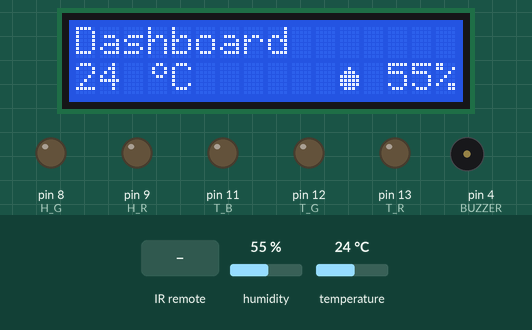
The sketch below on a simulated Arduino Uno, built with avr-gcc and run on an emulated ATmega328P. On the bench: 16×2 character LCD, output pins drawn as LEDs (lit = HIGH), buzzer (waves = sounding). The test bench sets the inputs (shaded band); at power-on: humidity 55 %, temperature 24 °C. What the sketch prints to the serial monitor is not drawn.

Above: at 1.3 s.
1.4 s: infrared code 0xFFA25D received
At 1.9 s:
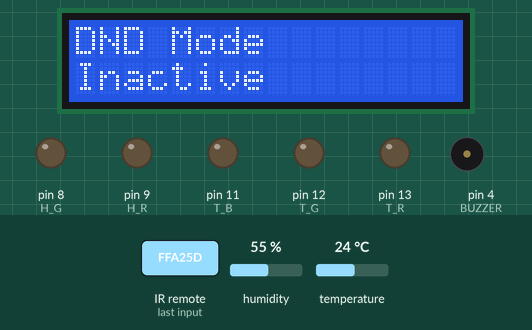
3.1 s: infrared code 0xFFE01F received
At 4.4 s:
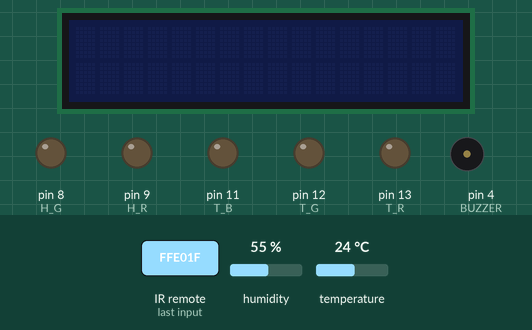
4.8 s: infrared code 0xFF629D received
At 5.7 s:
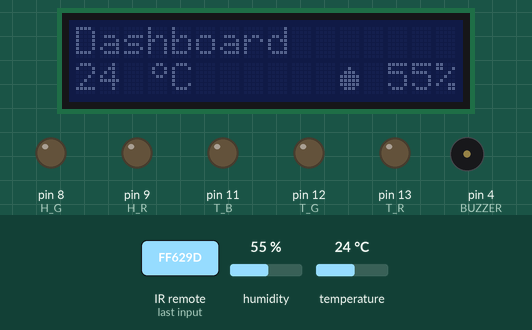
6.5 s: infrared code 0xFFE21D received
At 7.9 s:
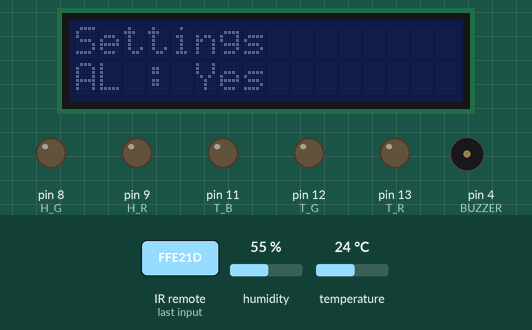
8.2 s: infrared code 0xFF906F received
At 9.4 s:
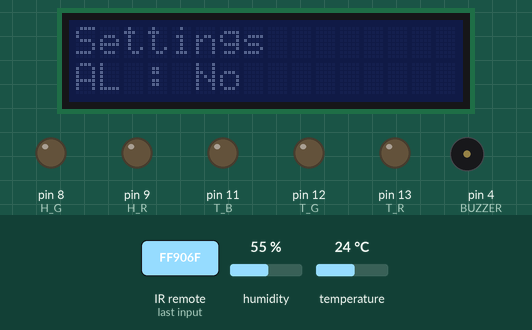
9.9 s: infrared code 0xFFA857 received
At 10.7 s:
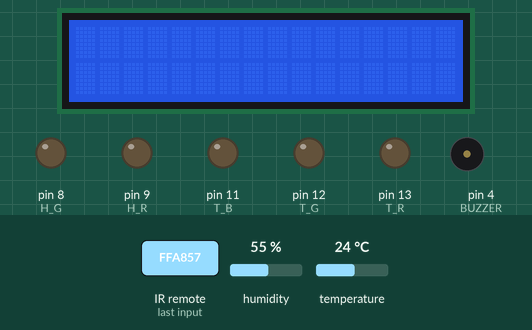
Timing chart, 0 to 12.6 s (numbered marks = the images above; inputs shaded):
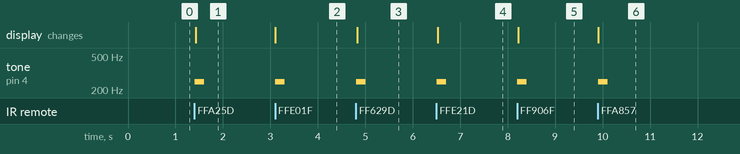

The sketch:

Home_Climate_Control_v1.ino
```cpp
#include <Wire.h>
#include <DHT.h>
#include <EEPROM.h>
#include <Arduino.h>
#include <IRremote.h>
#include <LiquidCrystal_I2C.h>

/** Main Configurations **/
#define SERIAL_SPEED 115200

/** Pins configurations **/
#define IR_REMOTE_PIN 6
#define DHT_11_PIN 7
#define BUZZER 4

// Temperature LED Pins
#define T_R 13
#define T_G 12
#define T_B 11

// Humidity LED Pins
#define H_R 9
#define H_G 8
#define H_B 7

int mode = 1;
int tLED[] = {T_R, T_G, T_B};
int hLED[] = {H_R, H_G, H_B};
unsigned long irValue = 0;

int measurements[] = {0, 0};

bool tOrHChange = true;
bool alChange = true;
bool dndChange = true;

bool dnd = false;
bool debug = true;
bool modeSwitch = false;
bool allowedLights = true;

/** Classes Init **/
DHT dht(DHT_11_PIN, DHT11);
LiquidCrystal_I2C liquidCrystal(0x27, 16, 2);
IRrecv IR_Receiver(IR_REMOTE_PIN);
decode_results IR_Decode;

/** Custom Characters Start **/

byte degreeChar[] = {
        0x06,
        0x09,
        0x09,
        0x06,
        0x00,
        0x00,
        0x00,
        0x00
};

byte humidityChar[] = {
        0x00,
        0x04,
        0x0E,
        0x1F,
        0x1F,
        0x1F,
        0x0E,
        0x00
};

/** Custom Characters End **/

/**

   @param position
*/
void turnBackLight(bool position = true) {
    !allowedLights ?
    (position ? liquidCrystal.backlight() : liquidCrystal.noBacklight()) :
    liquidCrystal.noBacklight();
}

/**

   Sets the LCD display text

   @param text
   @param cursorPos
   @param cursorLine
   @param clear
*/
void setDisplayText(long text, int cursorPos = 0, int cursorLine = 0, bool clear = true) {
    if (clear) {
        liquidCrystal.clear();
    }
    liquidCrystal.setCursor(cursorPos, cursorLine);
    liquidCrystal.print(text);
}

void setDisplayText(bool text, int cursorPos = 0, int cursorLine = 0, bool clear = true, char *yes = "Yes",
                    char *no = "No") {
    if (clear) {
        liquidCrystal.clear();
    }
    liquidCrystal.setCursor(cursorPos, cursorLine);
    liquidCrystal.print(text ? yes : no);
}

void setDisplayText(char *text, int cursorPos = 0, int cursorLine = 0, bool clear = true) {
    if (clear) {
        liquidCrystal.clear();
    }
    liquidCrystal.setCursor(cursorPos, cursorLine);
    liquidCrystal.print(text);
}

void setDisplayText(int text, int cursorPos = 0, int cursorLine = 0, bool clear = true) {
    if (clear) {
        liquidCrystal.clear();
    }
    liquidCrystal.setCursor(cursorPos, cursorLine);
    liquidCrystal.print(text);
}

void setDisplayText(float text, int cursorPos = 0, int cursorLine = 0, bool clear = true) {
    if (clear) {
        liquidCrystal.clear();
    }
    liquidCrystal.setCursor(cursorPos, cursorLine);
    liquidCrystal.print(text);
}

void setDisplayText(unsigned long int text, int cursorPos = 0, int cursorLine = 0, bool clear = true) {
    if (clear) {
        liquidCrystal.clear();
    }
    liquidCrystal.setCursor(cursorPos, cursorLine);
    liquidCrystal.print(text);
}

void setDisplayTextChar(int index, int cursorPos = 0, int cursorLine = 0) {
    liquidCrystal.setCursor(cursorPos, cursorLine);
    liquidCrystal.write(index);
}

/**
   Sets LED Color

   @param rgb
   @param red
   @param green
   @param blue
*/
void setLED(int *rgb = {}, int red = 0, int green = 0, int blue = 0) {
    analogWrite(rgb[0], red);
    analogWrite(rgb[1], green);
    analogWrite(rgb[2], blue);
}

void setCustomCharacters() {
    liquidCrystal.createChar(0x1, degreeChar);
    liquidCrystal.createChar(0x2, humidityChar);
}

int getTemperature() {
    return dht.readTemperature();
}

int getHumidity() {
    return dht.readHumidity();
}

void setTemperature() {
    int temperatureLevel = getTemperature();


    if (measurements[0] != temperatureLevel && !isnan(temperatureLevel)) {
        measurements[0] = temperatureLevel;
        tOrHChange = true;
    }
}

void setHumidity() {
    int humidityLevel = getHumidity();

    if (measurements[1] != humidityLevel && !isnan(humidityLevel)) {
        measurements[1] = humidityLevel;
        tOrHChange = true;
    }
}

/**

   Sets Pin Modes
*/
void setPinModes() {
    pinMode(T_R, OUTPUT);
    pinMode(T_G, OUTPUT);
    pinMode(T_B, OUTPUT);
    pinMode(H_R, OUTPUT);
    pinMode(H_G, OUTPUT);
    pinMode(H_B, OUTPUT);
    pinMode(BUZZER, OUTPUT);
}

void switchMode(bool clear = false) {
    if (clear) {
        liquidCrystal.clear();
    }

    if (modeSwitch) {
        Serial.print("Switched to Mode No.");
        Serial.println(mode);
    }

    switch (mode) {
        case 1:
            if (tOrHChange || modeSwitch) {
                setDisplayText("Dashboard");
                setDisplayText(measurements[0], 0, 1, false);
                setDisplayTextChar(0x1, 3, 1);
                setDisplayText("C", 4, 1, false);

                setDisplayTextChar(0x2, 11, 1);
                setDisplayText(measurements[1], 13, 1, false);
                setDisplayText("%", 15, 1, false);

                tOrHChange = false;
            }
            break;
        case 2:
            if (alChange || modeSwitch) {
                setDisplayText("Settings", 0, 0);
                setDisplayText("AL : ", 0, 1, false);
                setDisplayText(allowedLights, 5, 1, false);
                alChange = false;
            }
            break;
        case 3:
            if (dndChange || modeSwitch) {
                setDisplayText("DND Mode");
                setDisplayText(dnd, 0, 1, false, "Active", "Inactive");
                dndChange = false;
            }
            break;
        default:
            mode = 1;
            switchMode();
            break;
    }

    modeSwitch = false;
}

void irRemoteDecode() {
    if (IR_Receiver.decode(&IR_Decode)) {

        if (IR_Decode.value == 0XFFFFFFFF)
            IR_Decode.value = irValue;
        liquidCrystal.setCursor(0, 0);
        liquidCrystal.clear();

        tone(BUZZER, 250, 200);

        switch (IR_Decode.value) {
            case 0xFFA25D: // CH-
                mode = mode == 1 ? 3 : mode - 1;
                Serial.println("Switch mode back");
                modeSwitch = true;
                break;
            case 0xFF629D: // CH
                mode = 1;
                Serial.println("Go to the Dashboard");
                modeSwitch = true;
                break;
            case 0xFFE21D: // CH+
                mode = mode == 3 ? 1 : mode + 1;
                Serial.println("Switch mode forward");
                modeSwitch = true;
                break;
            case 0xFFE01F: // -
                turnBackLight(false);
                Serial.println("Turn the backlight off");
                break;
            case 0xFFA857: // +
                turnBackLight(true);
                Serial.println("Turn the backlight on");
                break;
            case 0xFF906F: // EQ
                switch (mode) {
                    default:
                        allowedLights = !allowedLights;
                        alChange = true;
                        Serial.print("Force Lights Allowance : ");
                        Serial.println(allowedLights ? "Yes" : "No");
                        break;
                    case 3:
                        dnd = !dnd;
                        dndChange = true;
                        Serial.print("Do Not Disturb Mode : ");
                        Serial.println(dnd ? "Yes" : "No");
                        break;
                }
                break;
            case 0xFF22DD: // |<<

                break;
            case 0xFF02FD: // >>|

                break;
            case 0xFFC23D: // >|
                switch (mode) {
                    case 1:
                        Serial.println("Temperature force re-fresh");
                        setTemperature();

                        Serial.println("Humidity force re-fresh");
                        setHumidity();
                        break;
                    default:
                        Serial.println("No Action is defined for this mode");
                        break;
                }
                break;

            case 0xFF6897: // 0

                break;
            case 0xFF9867: // 100+

                break;
            case 0xFFB04F: // 200+

                break;
            case 0xFF30CF: // 1

                break;
            case 0xFF18E7: // 2

                break;
            case 0xFF7A85: // 3

                break;
            case 0xFF10EF: // 4

                break;
            case 0xFF38C7: // 5

                break;
            case 0xFF5AA5: // 6

                break;
            case 0xFF42BD: // 7

                break;
            case 0xFF4AB5: // 8

                break;
            case 0xFF52AD: // 9

                break;
        }

        switchMode();

        irValue = IR_Decode.value;
        IR_Receiver.resume();
    }
}

void setup() {
    if (debug) Serial.begin(SERIAL_SPEED); // Enables the Serial output, if You're within the development mode
    liquidCrystal.init();
    liquidCrystal.backlight();

    setDisplayText("Booting...");
    setCustomCharacters();
    attachInterrupt(digitalPinToInterrupt(IR_REMOTE_PIN), irRemoteDecode, RISING);
    setPinModes();

    setDisplayText("Enabling IR...");
    IR_Receiver.enableIRIn();

    liquidCrystal.clear();
    switchMode();
}

void loop() {
    interrupts();
    irRemoteDecode();

    setTemperature();
    setHumidity();

    switchMode(false);
    noInterrupts();
}
```

CustomChars.cpp
```cpp
//
// Created by Roman on 2019-04-29.
//

#include "CustomChars.h"
```

CustomChars.h
```cpp
//
// Created by Roman on 2019-04-29.
//

#ifndef HOME_CLIMATE_CONTROL_V1_CUSTOMCHARS_H
#define HOME_CLIMATE_CONTROL_V1_CUSTOMCHARS_H


#endif //HOME_CLIMATE_CONTROL_V1_CUSTOMCHARS_H
```

Measured:
- after the input at 1.4 s, tone on pin 4 (BUZZER): silent → 250 Hz at once, → silent 0.20 s later; the display: changes at once (image 1)
- after the input at 3.1 s, tone on pin 4 (BUZZER): silent → 250 Hz at once, → silent 0.20 s later; the display: changes at once (image 2)
- after the input at 4.8 s, tone on pin 4 (BUZZER): silent → 250 Hz at once, → silent 0.20 s later; the display: changes at once (image 3)
- after the input at 6.5 s, tone on pin 4 (BUZZER): silent → 250 Hz at once, → silent 0.20 s later; the display: changes at once (image 4)
- after the input at 8.2 s, tone on pin 4 (BUZZER): silent → 250 Hz at once, → silent 0.20 s later; the display: changes at once (image 5)
- after the input at 9.9 s, tone on pin 4 (BUZZER): silent → 250 Hz at once, → silent 0.20 s later; the display: changes at once (image 6)
